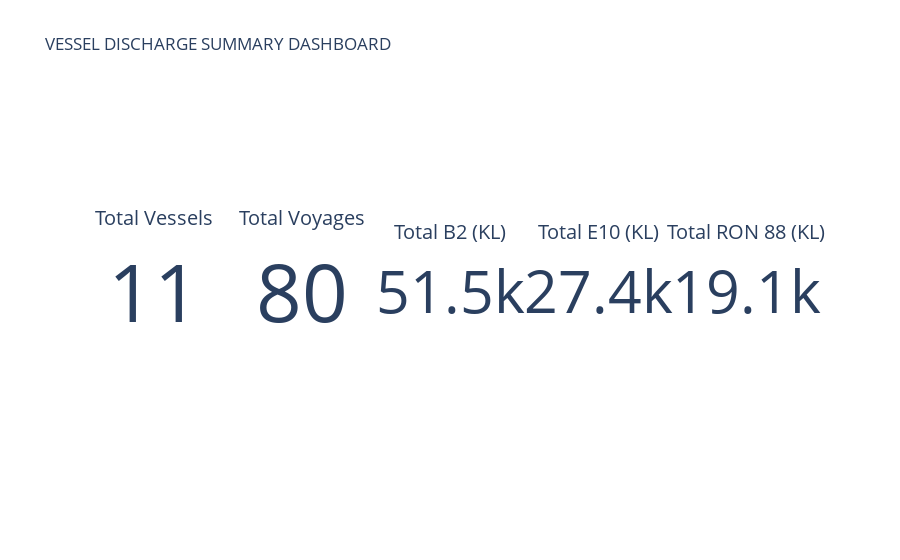
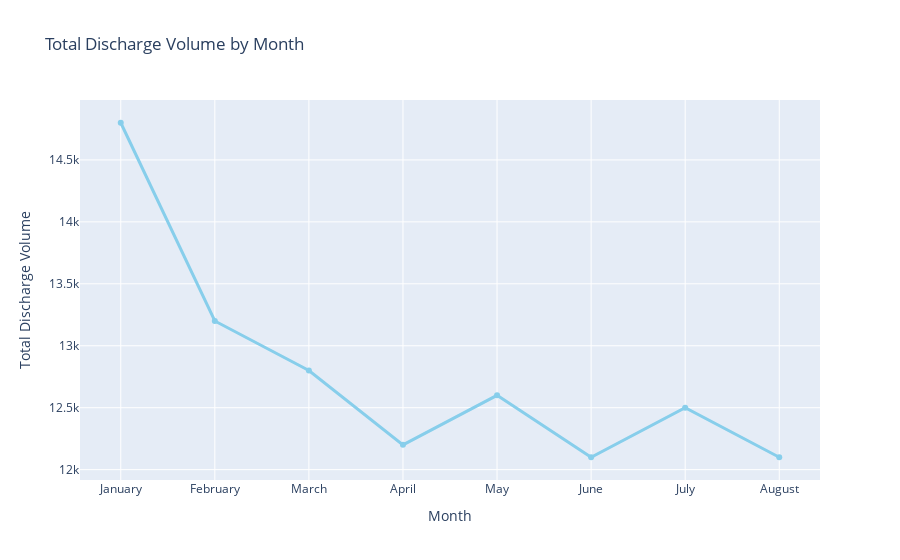
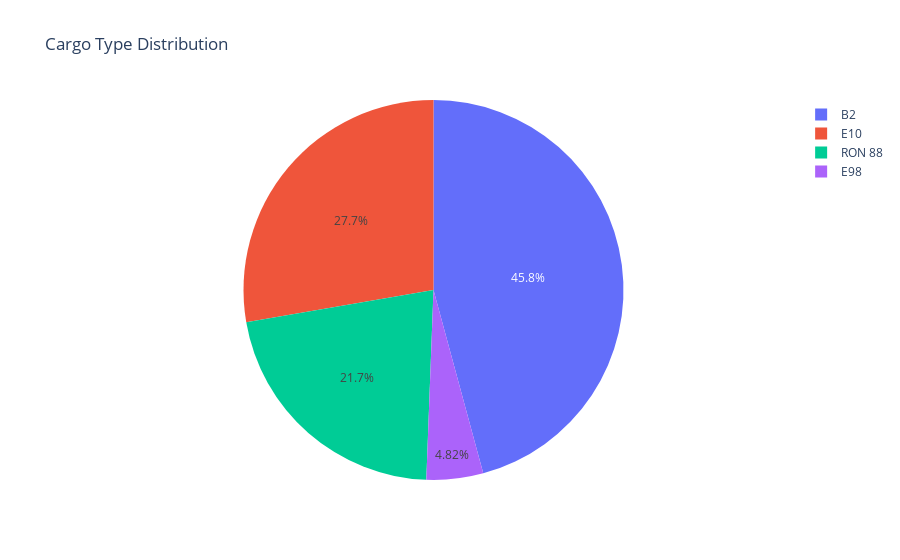
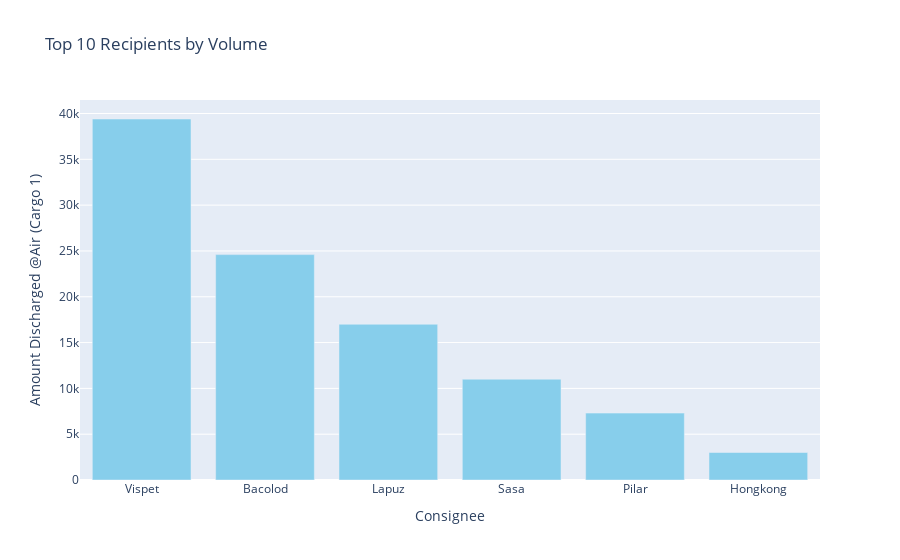

These figures' notebook cell, in order:
### Code cell
import pandas as pd
import plotly.express as px
import seaborn as sns
import matplotlib.pyplot as plt
import ipywidgets as widgets
from IPython.display import display, clear_output
from ipywidgets import Dropdown, Output, HBox

#-------------------------------------------------------------------------------------

df = pd.read_excel("vessel_data.xlsx")
df.head()

df['Month'] = pd.Categorical(df['Month'],
    categories=['January', 'February', 'March', 'April', 'May', 'June', 'July', 'August'],
    ordered=True
)
df = df.sort_values('Month')

#-------------------------------------------------------------------------------------

total_vessels = df['Vessel'].nunique()

total_voyages = df['Voy #'].nunique()

total_b2 = df[df['Cargo'] == 'B2']["Amount Discharged @Air (Cargo 1)"].sum()

total_e10 = df[df['Cargo'] == 'E10']["Amount Discharged @Air (Cargo 1)"].sum()

total_ron88 = df[df['Cargo'] == 'RON 88']["Amount Discharged @Air (Cargo 1)"].sum()

#-------------------------------------------------------------------------------------

import plotly.graph_objects as go

fig_cards = go.Figure()

fig_cards.add_trace(go.Indicator(
    mode="number",
    value=total_vessels,
    title={"text": "Total Vessels"},
    domain={'x': [0, 0.2], 'y': [0, 1]}
))

fig_cards.add_trace(go.Indicator(
    mode="number",
    value=total_voyages,
    title={"text": "Total Voyages"},
    domain={'x': [0.2, 0.4], 'y': [0, 1]}
))

fig_cards.add_trace(go.Indicator(
    mode="number",
    value=total_b2,
    title={"text": "Total B2 (KL)"},
    domain={'x': [0.4, 0.6], 'y': [0, 1]}
))

fig_cards.add_trace(go.Indicator(
    mode="number",
    value=total_e10,
    title={"text": "Total E10 (KL)"},
    domain={'x': [0.6, 0.8], 'y': [0, 1]}
))

fig_cards.add_trace(go.Indicator(
    mode="number",
    value=total_ron88,
    title={"text": "Total RON 88 (KL)"},
    domain={'x': [0.8, 1], 'y': [0, 1]}
))

fig_cards.update_layout(
    grid={'rows': 1, 'columns': 5},
    title_text="VESSEL DISCHARGE SUMMARY DASHBOARD",
    height=200
)

fig_cards.show()

#-------------------------------------------------------------------------------------

vessel_dropdown = widgets.Dropdown(
    options=['All'] + sorted(df['Vessel'].unique().tolist()),
    description='Vessel:',
    value='All'
)

month_dropdown = widgets.Dropdown(
    options=['All'] + sorted(df['Month'].unique().tolist()),
    description='Month:',
    value='All'
)

output = widgets.Output()

def update_dashboard(change):
    with output:
        clear_output(wait=True)
        
        filtered_df = df.copy()
        if vessel_dropdown.value != 'All':
            filtered_df = filtered_df[filtered_df['Vessel'] == vessel_dropdown.value]
        if month_dropdown.value != 'All':
            filtered_df = filtered_df[filtered_df['Month'] == month_dropdown.value]
        
        fig = px.bar(
            filtered_df, 
            x='Cargo', 
            y='Amount Discharged @Air (Cargo 1)', 
            title='Filtered Cargo Discharge',
            color_discrete_sequence=['#87CEEB']
        )
        
        fig.show()
        
vessel_dropdown.observe(update_dashboard, names='value')
month_dropdown.observe(update_dashboard, names='value')

display(widgets.HBox([vessel_dropdown, month_dropdown]))
display(output)

update_dashboard(None)

#-------------------------------------------------------------------------------------

monthly_volume = df.groupby('Month', observed=True)["Amount Discharged @Air (Cargo 1)"].sum().reset_index()

fig1 = px.line(
    monthly_volume,
    x='Month',
    y='Amount Discharged @Air (Cargo 1)',
    title='Total Discharge Volume by Month',
    color_discrete_sequence=['#87CEEB'],
    markers=True
)

fig1.update_traces(line=dict(width=3))
fig1.update_layout(xaxis_title='Month', yaxis_title='Total Discharge Volume')

fig1.show()

#-------------------------------------------------------------------------------------

cargo_dist = df['Cargo'].value_counts().reset_index()
cargo_dist.columns = ['Cargo Type', 'Count']
fig2 = px.pie(
    cargo_dist, 
    values='Count', 
    names='Cargo Type', 
    title='Cargo Type Distribution'
)

fig2.show()

#-------------------------------------------------------------------------------------

top_consignee = df.groupby('Consignee')["Amount Discharged @Air (Cargo 1)"].sum().sort_values(ascending=False).head(10).reset_index()
fig3 = px.bar(
    top_consignee, 
    x='Consignee', 
    y='Amount Discharged @Air (Cargo 1)', 
    title='Top 10 Recipients by Volume',
    color_discrete_sequence=['#87CEEB'])
fig3.show()

#-------------------------------------------------------------------------------------

pivot = pd.pivot_table(
    df,
    values='Amount Discharged @Air (Cargo 1)',
    index='Vessel',
    columns='Month',
    aggfunc='sum',
    fill_value=0,
    observed=True
)

plt.figure(figsize=(12, 8))
sns.heatmap(pivot, annot=True, fmt='g', cmap='Blues')
plt.title('Vessel Discharge Heatmap by Month')
plt.show()

#-------------------------------------------------------------------------------------

top_vessels = df.groupby('Vessel')['Voy #'].nunique().reset_index()

top_vessels = top_vessels.sort_values(by='Voy #', ascending=False).head(5)

fig4 = px.bar(
    top_vessels,
    x='Vessel',
    y='Voy #',
    title='Top 5 Vessels with Most Voyages',
    labels={'Voy #': 'Number of Voyages'},
    color='Vessel',
    color_discrete_sequence=['#87CEEB']
)

fig4.show()

### Figure 1 — Plotly figure (JSON) as saved in the notebook; plotly's stock layout.template omitted (floating-point values rounded to 4 significant figures)
{"data": [{"domain": {"x": [0, 0.2], "y": [0, 1]}, "mode": "number", "title": {"text": "Total Vessels"}, "type": "indicator", "value": 11}, {"domain": {"x": [0.2, 0.4], "y": [0, 1]}, "mode": "number", "title": {"text": "Total Voyages"}, "type": "indicator", "value": 80}, {"domain": {"x": [0.4, 0.6], "y": [0, 1]}, "mode": "number", "title": {"text": "Total B2 (KL)"}, "type": "indicator", "value": 51500}, {"domain": {"x": [0.6, 0.8], "y": [0, 1]}, "mode": "number", "title": {"text": "Total E10 (KL)"}, "type": "indicator", "value": 27400}, {"domain": {"x": [0.8, 1], "y": [0, 1]}, "mode": "number", "title": {"text": "Total RON 88 (KL)"}, "type": "indicator", "value": 19100}], "layout": {"autosize": true, "grid": {"columns": 5, "rows": 1}, "title": {"text": "VESSEL DISCHARGE SUMMARY DASHBOARD"}}}

### Figure 2 — Plotly figure (JSON) as saved in the notebook; plotly's stock layout.template omitted (floating-point values rounded to 4 significant figures)
{"data": [{"hovertemplate": "Month=%{x}<br>Amount Discharged @Air (Cargo 1)=%{y}<extra></extra>", "legendgroup": "", "line": {"color": "#87CEEB", "dash": "solid", "width": 3}, "marker": {"symbol": "circle"}, "mode": "lines+markers", "name": "", "orientation": "v", "showlegend": false, "type": "scatter", "x": ["January", "February", "March", "April", "May", "June", "July", "August"], "xaxis": "x", "y": [14800, 13200, 12800, 12200, 12600, 12100, 12500, 12100], "yaxis": "y"}], "layout": {"autosize": true, "legend": {"tracegroupgap": 0}, "title": {"text": "Total Discharge Volume by Month"}, "xaxis": {"anchor": "y", "autorange": true, "domain": [0, 1], "range": [-0.4219, 7.422], "title": {"text": "Month"}, "type": "category"}, "yaxis": {"anchor": "x", "autorange": true, "domain": [0, 1], "range": [11880.0, 15020.0], "title": {"text": "Total Discharge Volume"}, "type": "linear"}}}

### Figure 3 — Plotly figure (JSON) as saved in the notebook; plotly's stock layout.template omitted (floating-point values rounded to 4 significant figures)
{"data": [{"domain": {"x": [0, 1], "y": [0, 1]}, "hovertemplate": "Cargo Type=%{label}<br>Count=%{value}<extra></extra>", "labels": ["B2", "E10", "RON 88", "E98"], "legendgroup": "", "name": "", "showlegend": true, "type": "pie", "values": [38, 23, 18, 4]}], "layout": {"autosize": true, "legend": {"tracegroupgap": 0}, "title": {"text": "Cargo Type Distribution"}}}

### Figure 4 — Plotly figure (JSON) as saved in the notebook; plotly's stock layout.template omitted (floating-point values rounded to 4 significant figures)
{"data": [{"alignmentgroup": "True", "hovertemplate": "Consignee=%{x}<br>Amount Discharged @Air (Cargo 1)=%{y}<extra></extra>", "legendgroup": "", "marker": {"color": "#87CEEB", "pattern": {"shape": ""}}, "name": "", "offsetgroup": "", "orientation": "v", "showlegend": false, "textposition": "auto", "type": "bar", "x": ["Vispet", "Bacolod", "Lapuz", "Sasa", "Pilar", "Hongkong"], "xaxis": "x", "y": [39400, 24600, 17000, 11000, 7300, 3000], "yaxis": "y"}], "layout": {"autosize": true, "barmode": "relative", "legend": {"tracegroupgap": 0}, "title": {"text": "Top 10 Recipients by Volume"}, "xaxis": {"anchor": "y", "autorange": true, "domain": [0, 1], "range": [-0.5, 5.5], "title": {"text": "Consignee"}, "type": "category"}, "yaxis": {"anchor": "x", "autorange": true, "domain": [0, 1], "range": [0, 41470.0], "title": {"text": "Amount Discharged @Air (Cargo 1)"}, "type": "linear"}}}
